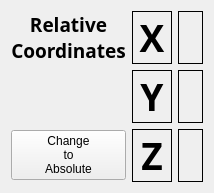
             <widget class="QWidget" name="stackedWidgetPage1">
              <layout class="QGridLayout" name="gridLayout_26">
               <item row="1" column="2">
                <widget class="StatusLabel" name="statuslabel_32">
                 <property name="font">
                  <font>
                   <family>Bebas Kai</family>
                   <pointsize>28</pointsize>
                   <weight>75</weight>
                   <bold>true</bold>
                  </font>
                 </property>
                 <property name="frameShape">
                  <enum>QFrame::Box</enum>
                 </property>
                 <property name="alignment">
                  <set>Qt::AlignCenter</set>
                 </property>
                 <property name="rules" stdset="0">
                  <string>[{&quot;channels&quot;: [{&quot;url&quot;: &quot;position:rel?string&amp;axis=y&quot;, &quot;trigger&quot;: true}], &quot;property&quot;: &quot;Text&quot;, &quot;expression&quot;: &quot;ch[0]&quot;, &quot;name&quot;: &quot;Reletive Position&quot;}]</string>
                 </property>
                </widget>
               </item>
               <item row="0" column="2">
                <widget class="StatusLabel" name="statuslabel_31">
                 <property name="font">
                  <font>
                   <family>Bebas Kai</family>
                   <pointsize>28</pointsize>
                   <weight>75</weight>
                   <bold>true</bold>
                  </font>
                 </property>
                 <property name="frameShape">
                  <enum>QFrame::Box</enum>
                 </property>
                 <property name="alignment">
                  <set>Qt::AlignCenter</set>
                 </property>
                 <property name="rules" stdset="0">
                  <string>[{&quot;channels&quot;: [{&quot;url&quot;: &quot;position:rel?string&amp;axis=x&quot;, &quot;trigger&quot;: true}], &quot;property&quot;: &quot;Text&quot;, &quot;expression&quot;: &quot;ch[0]&quot;, &quot;name&quot;: &quot;Reletive Position&quot;}]</string>
                 </property>
                </widget>
               </item>
               <item row="2" column="1">
                <widget class="StatusLabel" name="statuslabel_36">
                 <property name="sizePolicy">
                  <sizepolicy hsizetype="Fixed" vsizetype="Preferred">
                   <horstretch>0</horstretch>
                   <verstretch>0</verstretch>
                  </sizepolicy>
                 </property>
                 <property name="minimumSize">
                  <size>
                   <width>40</width>
                   <height>0</height>
                  </size>
                 </property>
                 <property name="font">
                  <font>
                   <family>Bebas Kai</family>
                   <pointsize>28</pointsize>
                   <weight>75</weight>
                   <bold>true</bold>
                  </font>
                 </property>
                 <property name="frameShape">
                  <enum>QFrame::Box</enum>
                 </property>
                 <property name="text">
                  <string>Z</string>
                 </property>
                 <property name="alignment">
                  <set>Qt::AlignCenter</set>
                 </property>
                 <property name="rules" stdset="0">
                  <string>[{&quot;channels&quot;: [{&quot;url&quot;: &quot;status:joint.2.homed&quot;, &quot;trigger&quot;: true}], &quot;property&quot;: &quot;Style Sheet&quot;, &quot;expression&quot;: &quot;'border-color: #00EE00;' if ch[0] else ''&quot;, &quot;name&quot;: &quot;Z Axis Homed&quot;}]</string>
                 </property>
                </widget>
               </item>
               <item row="2" column="2">
                <widget class="StatusLabel" name="statuslabel_33">
                 <property name="font">
                  <font>
                   <family>Bebas Kai</family>
                   <pointsize>28</pointsize>
                   <weight>75</weight>
                   <bold>true</bold>
                  </font>
                 </property>
                 <property name="frameShape">
                  <enum>QFrame::Box</enum>
                 </property>
                 <property name="alignment">
                  <set>Qt::AlignCenter</set>
                 </property>
                 <property name="rules" stdset="0">
                  <string>[{&quot;channels&quot;: [{&quot;url&quot;: &quot;position:rel?string&amp;axis=z&quot;, &quot;trigger&quot;: true}], &quot;property&quot;: &quot;Text&quot;, &quot;expression&quot;: &quot;ch[0]&quot;, &quot;name&quot;: &quot;Reletive Position&quot;}]</string>
                 </property>
                </widget>
               </item>
               <item row="0" column="1">
                <widget class="StatusLabel" name="statuslabel_34">
                 <property name="sizePolicy">
                  <sizepolicy hsizetype="Fixed" vsizetype="Preferred">
                   <horstretch>0</horstretch>
                   <verstretch>0</verstretch>
                  </sizepolicy>
                 </property>
                 <property name="minimumSize">
                  <size>
                   <width>40</width>
                   <height>0</height>
                  </size>
                 </property>
                 <property name="font">
                  <font>
                   <family>Bebas Kai</family>
                   <pointsize>28</pointsize>
                   <weight>75</weight>
                   <bold>true</bold>
                  </font>
                 </property>
                 <property name="styleSheet">
                  <string notr="true"/>
                 </property>
                 <property name="frameShape">
                  <enum>QFrame::Box</enum>
                 </property>
                 <property name="lineWidth">
                  <number>1</number>
                 </property>
                 <property name="text">
                  <string>X</string>
                 </property>
                 <property name="alignment">
                  <set>Qt::AlignCenter</set>
                 </property>
                 <property name="rules" stdset="0">
                  <string>[{&quot;channels&quot;: [{&quot;url&quot;: &quot;status:joint.0.homed&quot;, &quot;trigger&quot;: true}], &quot;property&quot;: &quot;Style Sheet&quot;, &quot;expression&quot;: &quot;'border-color: #00EE00' if ch[0] == 1 else ''&quot;, &quot;name&quot;: &quot;X Axis Homed&quot;}]</string>
                 </property>
                </widget>
               </item>
               <item row="2" column="0">
                <widget class="QPushButton" name="pushButton_164">
                 <property name="text">
                  <string>Change
to
Absolute</string>
                 </property>
                 <property name="page" stdset="0">
                  <number>1</number>
                 </property>
                 <attribute name="buttonGroup">
                  <string notr="true">droNavBtns</string>
                 </attribute>
                </widget>
               </item>
               <item row="0" column="0">
                <widget class="QLabel" name="label_3">
                 <property name="font">
                  <font>
                   <family>Bebas Kai</family>
                   <pointsize>14</pointsize>
                   <weight>75</weight>
                   <bold>true</bold>
                  </font>
                 </property>
                 <property name="text">
                  <string>Relative
Coordinates</string>
                 </property>
                 <property name="alignment">
                  <set>Qt::AlignCenter</set>
                 </property>
                </widget>
               </item>
               <item row="1" column="1">
                <widget class="StatusLabel" name="statuslabel_35">
                 <property name="sizePolicy">
                  <sizepolicy hsizetype="Fixed" vsizetype="Preferred">
                   <horstretch>0</horstretch>
                   <verstretch>0</verstretch>
                  </sizepolicy>
                 </property>
                 <property name="minimumSize">
                  <size>
                   <width>40</width>
                   <height>0</height>
                  </size>
                 </property>
                 <property name="font">
                  <font>
                   <family>Bebas Kai</family>
                   <pointsize>28</pointsize>
                   <weight>75</weight>
                   <bold>true</bold>
                  </font>
                 </property>
                 <property name="frameShape">
                  <enum>QFrame::Box</enum>
                 </property>
                 <property name="text">
                  <string>Y</string>
                 </property>
                 <property name="alignment">
                  <set>Qt::AlignCenter</set>
                 </property>
                 <property name="rules" stdset="0">
                  <string>[{&quot;channels&quot;: [{&quot;url&quot;: &quot;status:joint.1.homed&quot;, &quot;trigger&quot;: true}], &quot;property&quot;: &quot;Style Sheet&quot;, &quot;expression&quot;: &quot;'border-color: #00EE00;' if ch[0] else ''&quot;, &quot;name&quot;: &quot;Y Axis Homed&quot;}]</string>
                 </property>
                </widget>
               </item>
               <item row="1" column="0">
                <widget class="QLabel" name="currrentLineLbl">
                 <property name="text">
                  <string/>
                 </property>
                </widget>
               </item>
              </layout>
             </widget>
